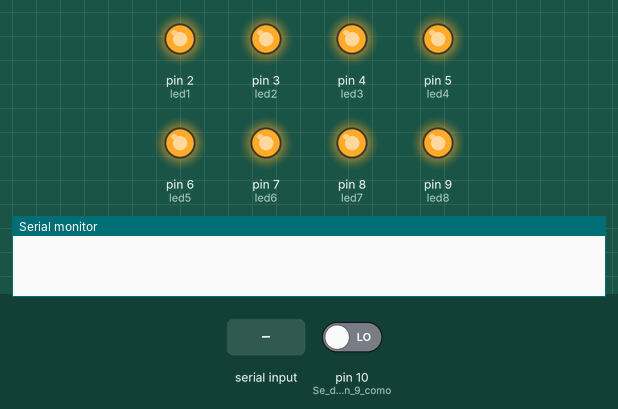
This sketch was run on a simulated Arduino Uno, built with avr-gcc and run on an emulated ATmega328P. Shown: output pins drawn as LEDs (lit = HIGH), the last lines printed to the serial monitor. Inputs (shaded band) come from the test bench; at power-on: pin 10 (Se_declara_el_pin_9_como) LOW.

Above: at 1.2 s.
1.3 s: pin 10 (Se_declara_el_pin_9_como) driven HIGH
At 1.7 s:
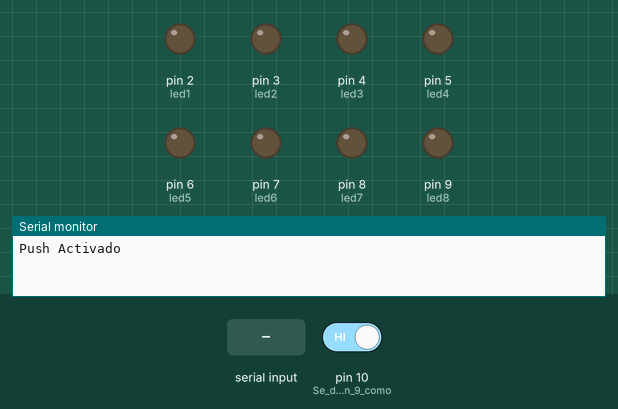
At 2.2 s:
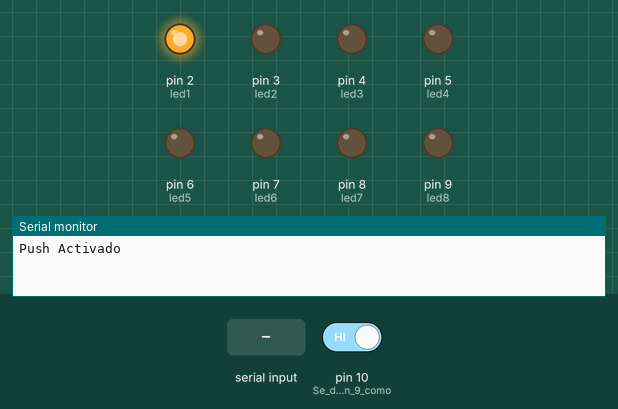
4.3 s: "2" received over Serial
At 4.7 s:
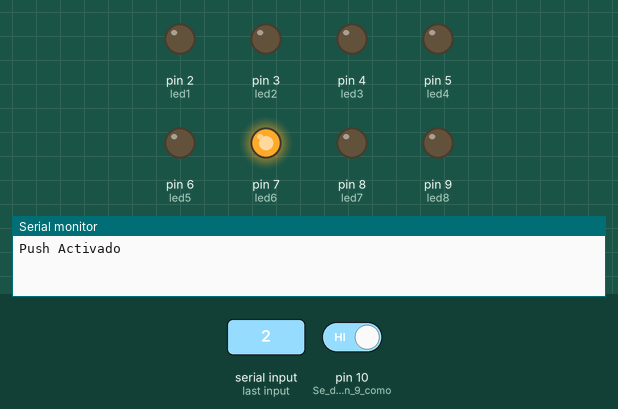
Timing chart, 0 to 13.3 s (numbered marks = the images above; inputs shaded):
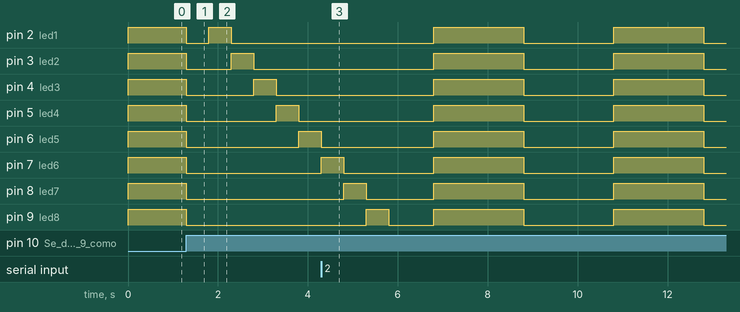

The sketch:

Laboratorio_1_-_Serie_de_Leds.ino
```cpp
int led1 = 2;  //Se declaran variables y pines
int led2 = 3;
int led3 = 4;
int led4 = 5;
int led5 = 6;
int led6 = 7;
int led7 = 8;
int led8 = 9;

int Push;


void setup() {

  Serial.begin(9600); //Se inicializa el puerto serial

  pinMode (10,INPUT); //Se declara el pin 9 como entrada

  pinMode (led1, OUTPUT); //Se Declaran salidas
  pinMode (led2, OUTPUT);
  pinMode (led3, OUTPUT);
  pinMode (led4, OUTPUT);
  pinMode (led5, OUTPUT);
  pinMode (led6, OUTPUT);
  pinMode (led7, OUTPUT);
  pinMode (led8, OUTPUT);

  digitalWrite(led1,HIGH); //Todas las leds se Encienden
  digitalWrite(led2,HIGH);
  digitalWrite(led3,HIGH);
  digitalWrite(led4,HIGH);
  digitalWrite(led5,HIGH);
  digitalWrite(led6,HIGH);
  digitalWrite(led7,HIGH);
  digitalWrite(led8,HIGH);


}

void loop() {

  Push = digitalRead(10); //Se lee el push


  if (Serial.available()){  //Leemos dato ingresado del Monitor Serial
    char dato = Serial.read();
    Serial.println(dato);


  if(dato == '2'){  //Intermitencia de todas las leds cada 2 segundos
   Serial.print("Intermitencia");
  digitalWrite(led1,LOW);
  digitalWrite(led2,LOW);
  digitalWrite(led3,LOW);
  digitalWrite(led4,LOW);
  digitalWrite(led5,LOW);
  digitalWrite(led6,LOW);
  digitalWrite(led7,LOW);
  digitalWrite(led8,LOW);
  delay(500);

  digitalWrite(led1,HIGH);
  digitalWrite(led2,HIGH);
  digitalWrite(led3,HIGH);
  digitalWrite(led4,HIGH);
  digitalWrite(led5,HIGH);
  digitalWrite(led6,HIGH);
  digitalWrite(led7,HIGH);
  digitalWrite(led8,HIGH);
  delay(2000);

  digitalWrite(led1,LOW);
  digitalWrite(led2,LOW);
  digitalWrite(led3,LOW);
  digitalWrite(led4,LOW);
  digitalWrite(led5,LOW);
  digitalWrite(led6,LOW);
  digitalWrite(led7,LOW);
  digitalWrite(led8,LOW);
  delay(2000);

  digitalWrite(led1,HIGH);
  digitalWrite(led2,HIGH);
  digitalWrite(led3,HIGH);
  digitalWrite(led4,HIGH);
  digitalWrite(led5,HIGH);
  digitalWrite(led6,HIGH);
  digitalWrite(led7,HIGH);
  digitalWrite(led8,HIGH);
  delay(2000);

  digitalWrite(led1,LOW);
  digitalWrite(led2,LOW);
  digitalWrite(led3,LOW);
  digitalWrite(led4,LOW);
  digitalWrite(led5,LOW);
  digitalWrite(led6,LOW);
  digitalWrite(led7,LOW);
  digitalWrite(led8,LOW);
  delay(2000);
  }
 }


  if(Push==1){
    Serial.println("Push Activado");
  digitalWrite(led1,LOW);
  digitalWrite(led2,LOW);
  digitalWrite(led3,LOW);
  digitalWrite(led4,LOW);
  digitalWrite(led5,LOW);
  digitalWrite(led6,LOW);
  digitalWrite(led7,LOW);
  digitalWrite(led8,LOW);
  delay(500);

  digitalWrite(led1,HIGH);
  delay(500);

  digitalWrite(led1,LOW);
  digitalWrite(led2,HIGH);
  delay(500);

  digitalWrite(led2,LOW);
  digitalWrite(led3,HIGH);
  delay(500);

  digitalWrite(led3,LOW);
  digitalWrite(led4,HIGH);
  delay(500);

  digitalWrite(led4,LOW);
  digitalWrite(led5,HIGH);
  delay(500);

  digitalWrite(led5,LOW);
  digitalWrite(led6,HIGH);
  delay(500);

  digitalWrite(led6,LOW);
  digitalWrite(led7,HIGH);
  delay(500);

  digitalWrite(led7,LOW);
  digitalWrite(led8,HIGH);
  delay(500);

  digitalWrite(led8,LOW);
  delay(500);
  }
}
```

Measured:
- after the input at 1.3 s, pin 2 (led1): HIGH → LOW at once, → HIGH 0.50 s later, → LOW 0.50 s later; pin 3 (led2): HIGH → LOW at once, → HIGH 1.0 s later, → LOW 0.50 s later
